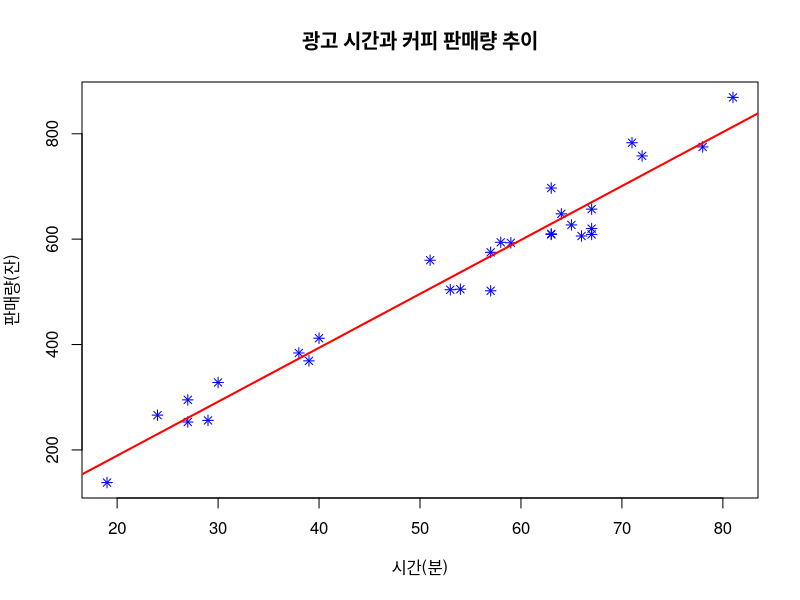

This figure's R source:
setwd("~/Study/CourseWork/Coursework/BigData/CSV")
DF <- read.csv("adv_sales.csv")
str(DF)

time <- DF$ADV
sales <- DF$Sales
table <- data.frame(time, sales)

plot(table, main="광고 시간과 커피 판매량 추이", 
     xlab="시간(분)", ylab="판매량(잔)", 
     pch=8, col="blue")

res <- lm(sales~time, data=table)
abline(res, lwd=2, col="red")
cor(time, sales)
